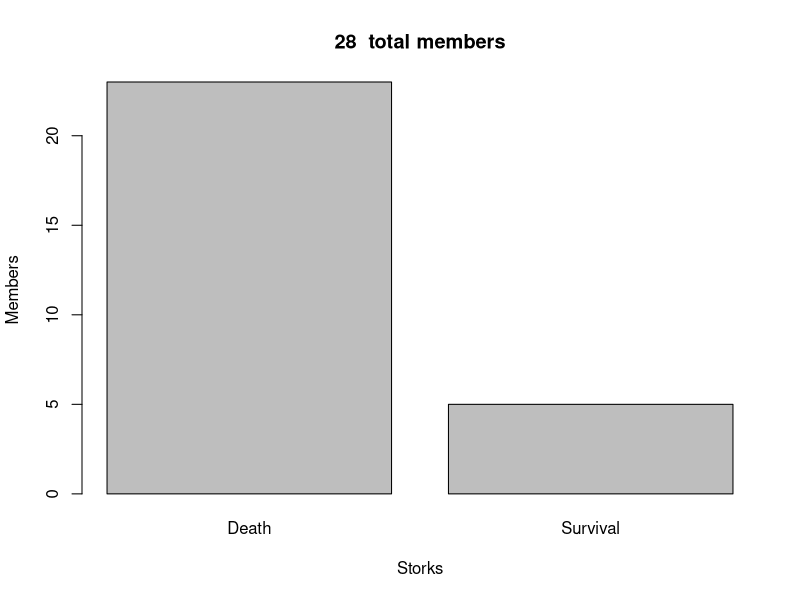
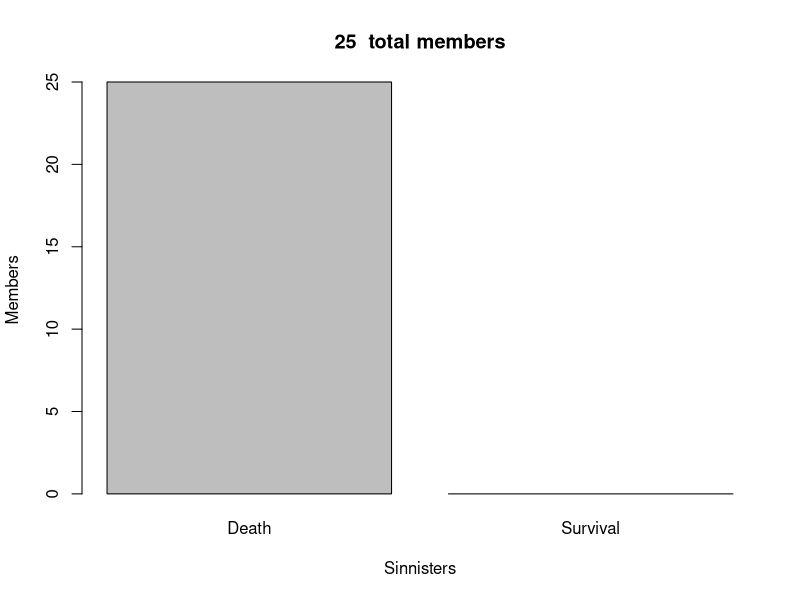
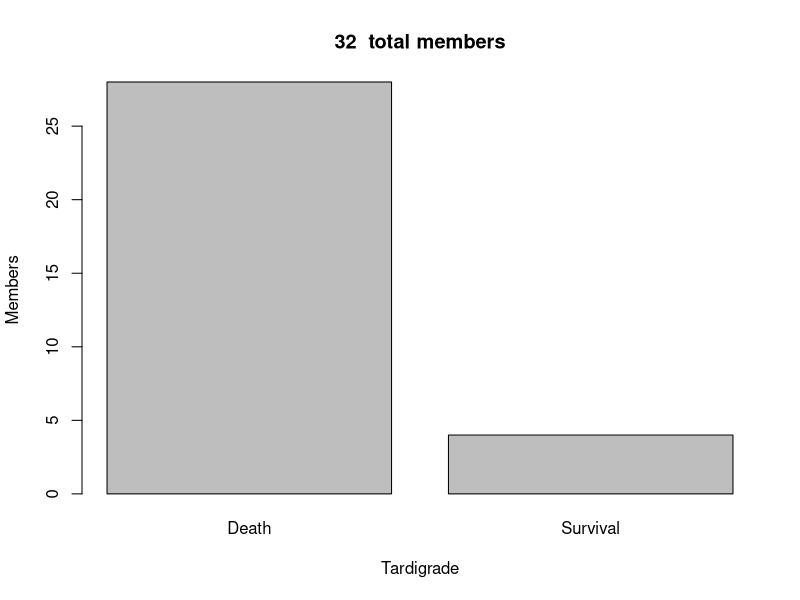
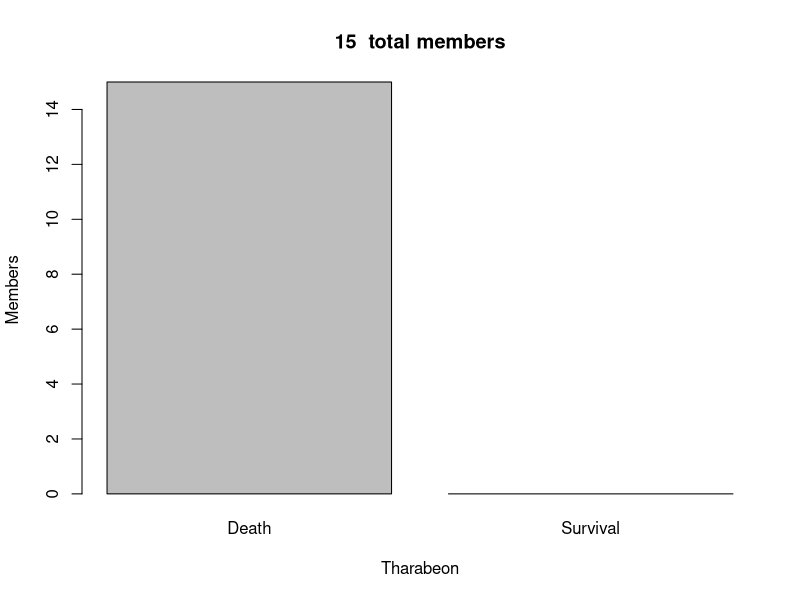

The R script that drew these images, in order:
a_K = c(1,1,1,1)
b_K = c(10,10,10,10)
K = 4
alpha = rep(1, K)*1/K
N = 100


Z_i = sample(x = K, size = N, replace = T, prob = alpha)

theta_k = array()
for(k in seq(K)){
    a_k = a_K[k]
    b_k = b_K[k]
    theta_k[k] = rbeta(1, a_k, b_k)
}


x_i = array()
for(i in seq(N)){
    x_i[i] = rbinom(1, 1, theta_k[Z_i[i]])
}

x_1sum = c(0,0)
x_2sum = c(0,0)
x_3sum = c(0,0)
x_4sum = c(0,0)


#first family --> should all be 1;check hyper parameters
x_i[Z_i == 1]
x_1sum[1] = sum(x_i[Z_i == 1]==0)
x_1sum[2] = sum(x_i[Z_i == 1]==1)
#second family --> should all be 0; check hyper parameters
x_i[Z_i == 2]
x_2sum[1] = sum(x_i[Z_i == 2]==0)
x_2sum[2] = sum(x_i[Z_i == 2]==1)
#third
x_i[Z_i == 3]
x_3sum[1] = sum(x_i[Z_i == 3]==0)
x_3sum[2] = sum(x_i[Z_i == 3]==1)
#fourth
x_i[Z_i == 4]
x_4sum[1] = sum(x_i[Z_i == 4]==0)
x_4sum[2] = sum(x_i[Z_i == 4]==1)

#Plotting the results. 
barplot(x_1sum, main = paste(c(sum(x_1sum), ' total members'), collapse = " "), ylab = 'Members' ,xlab = "Storks", names.arg = c("Death","Survival"))
barplot(x_2sum, main = paste(c(sum(x_2sum), ' total members'), collapse = " "), ylab = 'Members' ,xlab = "Sinnisters", names.arg = c("Death","Survival"))
barplot(x_3sum, main = paste(c(sum(x_3sum), ' total members'), collapse = " "), ylab = 'Members' ,xlab = "Tardigrade", names.arg = c("Death","Survival"))
barplot(x_4sum, main = paste(c(sum(x_4sum), ' total members'), collapse = " "), ylab = 'Members' ,xlab = "Tharabeon", names.arg = c("Death","Survival"))
